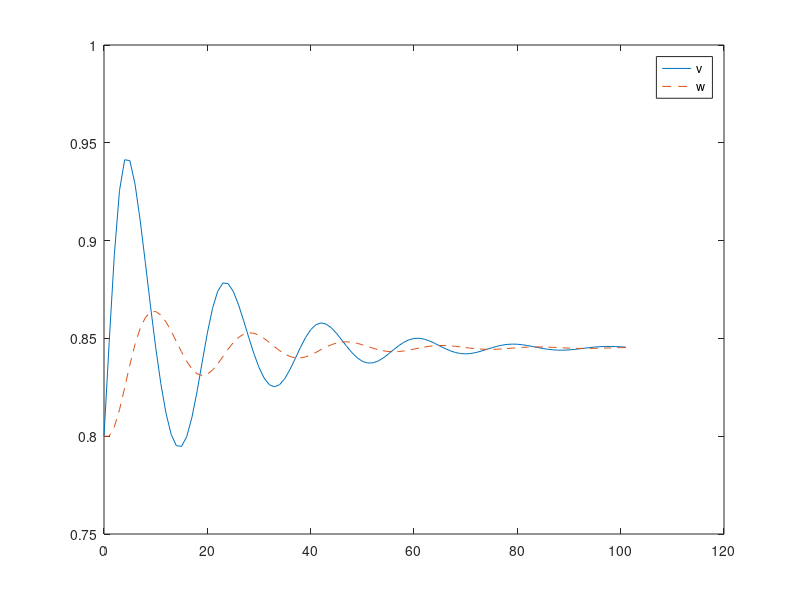

The MATLAB source for this figure:
% BT6270 Neuroscience
% Code by: Nivethithan M
% 22-10-2020

% Parameters
a = 0.5;
r = 0.1;
b = 0.1;
Iext = 0.8;
v0 = 0.8;
w0 = 0.8;

% Code here-->
tinit=0; %initial time
tfin=100; %final time
h = 1; % time step
nsteps = (tfin-tinit)/h + 1;  % this is the number of elements in t(a:h:b) (It is = N+1)
v=zeros(1,nsteps);
w=zeros(1,nsteps);
t=tinit:h:tfin;
dvdt = @(v,w,t) (-v^3 + (a+1)*v^2 - a*v - w + Iext); 
dwdt = @(v,w,t) (b*v - w*r);
v(1) = v0;
w(1) = w0;
for n=1:nsteps
    v(n+1)=v(n)+h.*dvdt(v(n),w(n),t(n));
    w(n+1)=w(n)+h.*dwdt(v(n),w(n),t(n)); 
    t(n+1)=tinit+n*h;
end

% Plots
figure
subplot(1,1,1)
plot(t,v,'-',t,w,'--')
legend('v','w')

hold on
